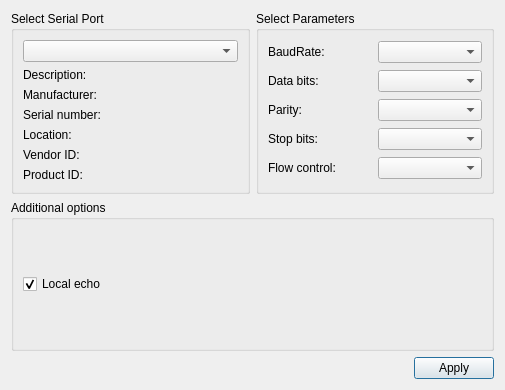
<?xml version="1.0" encoding="UTF-8"?>
<ui version="4.0">
 <class>SettingsDialog</class>
 <widget class="QDialog" name="SettingsDialog">
  <property name="geometry">
   <rect>
    <x>0</x>
    <y>0</y>
    <width>505</width>
    <height>390</height>
   </rect>
  </property>
  <property name="windowTitle">
   <string>Settings</string>
  </property>
  <layout class="QGridLayout" name="gridLayout_3">
   <item row="0" column="1">
    <widget class="QGroupBox" name="parametersBox">
     <property name="title">
      <string>Select Parameters</string>
     </property>
     <layout class="QGridLayout" name="gridLayout_2">
      <item row="0" column="0">
       <widget class="QLabel" name="baudRateLabel">
        <property name="text">
         <string>BaudRate:</string>
        </property>
       </widget>
      </item>
      <item row="0" column="1">
       <widget class="QComboBox" name="baudRateBox"/>
      </item>
      <item row="1" column="0">
       <widget class="QLabel" name="dataBitsLabel">
        <property name="text">
         <string>Data bits:</string>
        </property>
       </widget>
      </item>
      <item row="1" column="1">
       <widget class="QComboBox" name="dataBitsBox"/>
      </item>
      <item row="2" column="0">
       <widget class="QLabel" name="parityLabel">
        <property name="text">
         <string>Parity:</string>
        </property>
       </widget>
      </item>
      <item row="2" column="1">
       <widget class="QComboBox" name="parityBox"/>
      </item>
      <item row="3" column="0">
       <widget class="QLabel" name="stopBitsLabel">
        <property name="text">
         <string>Stop bits:</string>
        </property>
       </widget>
      </item>
      <item row="3" column="1">
       <widget class="QComboBox" name="stopBitsBox"/>
      </item>
      <item row="4" column="0">
       <widget class="QLabel" name="flowControlLabel">
        <property name="text">
         <string>Flow control:</string>
        </property>
       </widget>
      </item>
      <item row="4" column="1">
       <widget class="QComboBox" name="flowControlBox"/>
      </item>
     </layout>
    </widget>
   </item>
   <item row="0" column="0">
    <widget class="QGroupBox" name="selectBox">
     <property name="title">
      <string>Select Serial Port</string>
     </property>
     <layout class="QGridLayout" name="gridLayout">
      <item row="0" column="0">
       <widget class="QComboBox" name="serialPortInfoListBox"/>
      </item>
      <item row="1" column="0">
       <widget class="QLabel" name="descriptionLabel">
        <property name="text">
         <string>Description:</string>
        </property>
       </widget>
      </item>
      <item row="2" column="0">
       <widget class="QLabel" name="manufacturerLabel">
        <property name="text">
         <string>Manufacturer:</string>
        </property>
       </widget>
      </item>
      <item row="3" column="0">
       <widget class="QLabel" name="serialNumberLabel">
        <property name="text">
         <string>Serial number:</string>
        </property>
       </widget>
      </item>
      <item row="4" column="0">
       <widget class="QLabel" name="locationLabel">
        <property name="text">
         <string>Location:</string>
        </property>
       </widget>
      </item>
      <item row="5" column="0">
       <widget class="QLabel" name="vidLabel">
        <property name="text">
         <string>Vendor ID:</string>
        </property>
       </widget>
      </item>
      <item row="6" column="0">
       <widget class="QLabel" name="pidLabel">
        <property name="text">
         <string>Product ID:</string>
        </property>
       </widget>
      </item>
     </layout>
    </widget>
   </item>
   <item row="2" column="0" colspan="2">
    <layout class="QHBoxLayout" name="horizontalLayout">
     <item>
      <spacer name="horizontalSpacer">
       <property name="orientation">
        <enum>Qt::Horizontal</enum>
       </property>
       <property name="sizeHint" stdset="0">
        <size>
         <width>96</width>
         <height>20</height>
        </size>
       </property>
      </spacer>
     </item>
     <item>
      <widget class="QPushButton" name="applyButton">
       <property name="text">
        <string>Apply</string>
       </property>
      </widget>
     </item>
    </layout>
   </item>
   <item row="1" column="0" colspan="2">
    <widget class="QGroupBox" name="additionalOptionsGroupBox">
     <property name="title">
      <string>Additional options</string>
     </property>
     <layout class="QVBoxLayout" name="verticalLayout">
      <item>
       <widget class="QCheckBox" name="localEchoCheckBox">
        <property name="text">
         <string>Local echo</string>
        </property>
        <property name="checked">
         <bool>true</bool>
        </property>
       </widget>
      </item>
     </layout>
    </widget>
   </item>
  </layout>
 </widget>
 <resources/>
 <connections/>
</ui>
